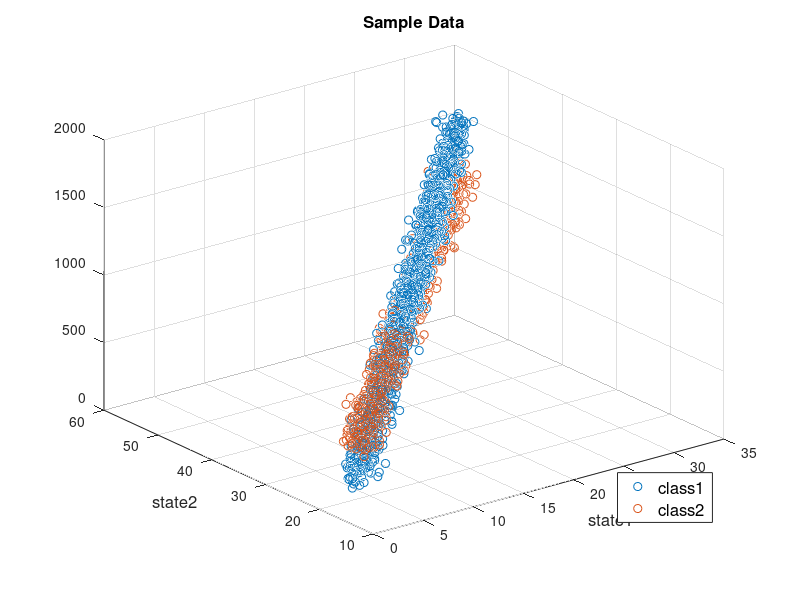

Source code (MATLAB): (Note: this script raises an error after producing the figure.)
%With linear functions

clear all


%%
nn = 1000;
noiz = [0.5, 1, 20];

range1 = [1 30];
range2 = [15 50];

params1 = [-30; 25; 20]; %m, b
params2 = [300; 10; 15]; %m, b


xd1 = linspace(range1(1),range1(2),nn)';
xd2 = linspace(range2(1),range2(2),nn)';

xm1 = [ones(nn,1), xd1 + randn(nn,1)*noiz(1), xd2 + randn(nn,1)*noiz(2)];
xm2 = [ones(nn,1), xd1 + randn(nn,1)*noiz(1), xd2 + randn(nn,1)*noiz(2)];

yx1 = xm1*params1 + randn(nn,1)*noiz(3);
yx2 = xm2*params2 + randn(nn,1)*noiz(3);


X1 = [xm1(:,[2,3]), yx1];
X2 = [xm2(:,[2,3]), yx2];

Data = [X1;X2];
Y = [ones(nn,1)*1;ones(nn,1)*2]; %;ones(nn,1)*3];
classes = unique(Y);

figure
scatter3(X1(:,1),X1(:,2),X1(:,3),'r.')
hold on
scatter3(X2(:,1),X2(:,2),X2(:,3),'b.')

hold off
title('Sample Data','FontSize', 12)
xlabel('state1','FontSize', 12)
ylabel('state2','FontSize', 12)
hl = legend('class1','class2','Location','southeast');
set(hl,'FontSize',12);


%% plot the resulting seperations in 3D
tic
[h] = windowDiscriminantPlot3D(Data, Y, 0.5);
toc

%% Train the models for each
pthresh = 0.5;
kmeanlimit = 7;

if(~exist('kmg'))
    kmg = [];
end
[Models, kmg] = windowDiscriminantTrain3D(Data, Y, pthresh, kmg, kmeanlimit, 'ploton');



%% Log Likelihood ratios with online data

disp('classification accuracy with Rods Discriminant:')
LLR_X1 = windowDiscriminantOnline(X1, Models, classes, pthresh);
LLR_X1(end);
class_okay1 = LLR_X1 >= 0;
Accuracy1 = sum(class_okay1)/length(class_okay1)

LLR_X2 = windowDiscriminantOnline(X2, Models, classes, pthresh);
LLR_X2(end);
class_okay2 = LLR_X2 <= 0;
Accuracy2 = sum(class_okay2)/length(class_okay2)

figure
plot(LLR_X1,'r');
figure
plot(LLR_X2,'b');
